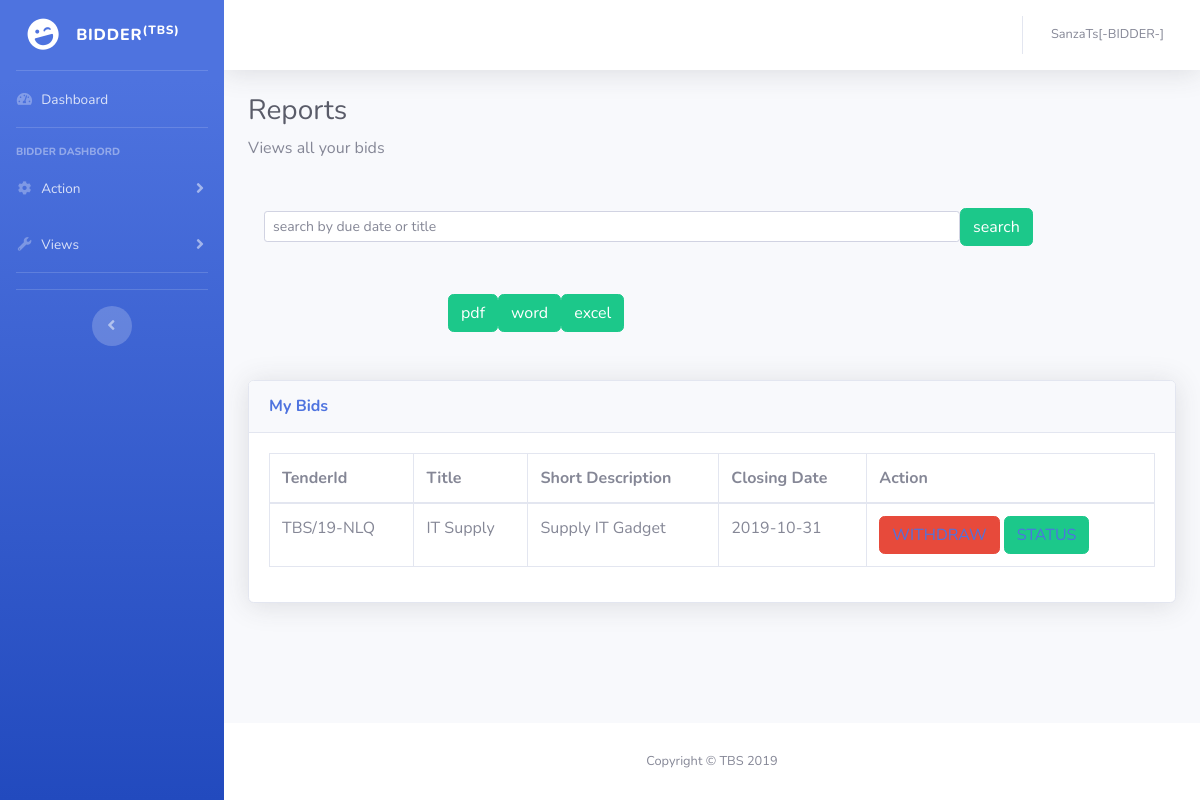
/allbids.php (signed in), run on the app's committed database.
### tables this page shows
CREATE TABLE `tender` (
  `tenderId` varchar(15) NOT NULL,
  `tender_title` varchar(20) NOT NULL,
  `short_description` varchar(50) NOT NULL,
  `full_description` varchar(300) NOT NULL,
  `category` varchar(50) NOT NULL,
  `due_date` varchar(10) NOT NULL,
  `min_budget` double(10,2) NOT NULL,
  `max_budget` double(10,2) NOT NULL,
  `admin_id` int(10) NOT NULL
);

### allbids.php (the view, shortened to what this page needs)
<?php
include("connection.php");
$username = $_SESSION['username'];
?>
<!DOCTYPE html>
<html lang="en">
<head>
  <link href="vendor/fontawesome-free/css/all.min.css" rel="stylesheet" type="text/css">
  <link href="css/sb-admin-2.min.css" rel="stylesheet">
    <link href="vendor/datatables/dataTables.bootstrap4.min.css" rel="stylesheet">
</head>
<body id="page-top">
  <div id="wrapper">
    <ul class="navbar-nav bg-gradient-primary sidebar sidebar-dark accordion" id="accordionSidebar">
      <a class="sidebar-brand d-flex align-items-center justify-content-center" href="bidder.php?id=<?php echo $username; ?>">
        <div class="sidebar-brand-icon rotate-n-15">
          <i class="fas fa-laugh-wink"></i>
        </div>
        <div class="sidebar-brand-text mx-3">BIDDER<sup>(TBS)</sup></div>
      </a>
      <hr class="sidebar-divider my-0">
      <li class="nav-item">
        <a class="nav-link" href="bidder.php">
          <i class="fas fa-fw fa-tachometer-alt"></i>
          <span>Dashboard</span></a>
      </li>
      <hr class="sidebar-divider">
      <div class="sidebar-heading">
       BIDDER DASHBORD
      </div>
      <li class="nav-item">
        <a class="nav-link collapsed" href="#" data-toggle="collapse" data-target="#collapseTwo" aria-expanded="true" aria-controls="collapseTwo">
          <i class="fas fa-fw fa-cog"></i>
          <span>Action</span>
        </a>
      </li>
      <li class="nav-item">
        <a class="nav-link collapsed" href="#" data-toggle="collapse" data-target="#collapseUtilities" aria-expanded="true" aria-controls="collapseUtilities">
          <i class="fas fa-fw fa-wrench"></i>
          <span>Views</span>
        </a>
      </li>
      <hr class="sidebar-divider">
      <hr class="sidebar-divider d-none d-md-block">
      <div class="text-center d-none d-md-inline">
        <button class="rounded-circle border-0" id="sidebarToggle"></button>
      </div>
    </ul>
    <div id="content-wrapper" class="d-flex flex-column">
      <div id="content">
        <nav class="navbar navbar-expand navbar-light bg-white topbar mb-4 static-top shadow">
          <ul class="navbar-nav ml-auto">
            <li class="nav-item dropdown no-arrow">
              <a class="nav-link dropdown-toggle" href="#" id="userDropdown" role="button" data-toggle="dropdown" aria-haspopup="true" aria-expanded="false">
                <span class="mr-2 d-none d-lg-inline text-gray-600 small"><?php echo $username."[-BIDDER-]";  ?></span>
              </a>
            </li>
          </ul>
        </nav>
            <div class="container-fluid">
<h1 class="h3 mb-2 text-gray-800">Reports</h1>
<p class="mb-4">Views all your bids</p>
<br>
<form class="form-inline" method="post" action="allbids.php">
               <input  class="form-control  form-control-sm ml-3 w-75" type="text" name="query" placeholder="search by due date or title" aria-lebel = "search">
               <input class="btn btn-success" type="submit" name="search" value="search">
             </form>
<br>
<br>
<form target="_blank"class="form-inline" method="post" action="allbids.php">
          <input  style="margin-left:200px;"class="btn btn-success" type="submit" name="pdf" value="pdf">
           <input style="align:right;"class="btn btn-success" type="submit" name="word" value="word">
           <input style="align:right;"class="btn btn-success" type="submit" name="excel" value="excel">
    </form>
    <br>
    <br>
<div class="card shadow mb-4">
  <div class="card-header py-3">
    <h6 class="m-0 font-weight-bold text-primary">My Bids</h6>
  </div>
  <div class="card-body">
    <div class="table-responsive">
      <table class="table table-bordered" id="dataTable" width="100%" cellspacing="0">
        <thead>
          <tr>
            <th>TenderId</th>
            <th>Title</th>
            <th>Short Description</th>
            <th>Closing Date</th>
            <th>Action</th>
          </tr>
        </thead>
        <tbody>
          <?php
             $query = " SELECT b.id FROM bidder b,user u WHERE b.user_id = u.id AND u.username = '$username'";
             $rs = mysqli_query($con,$query);
             while($ln = mysqli_fetch_array($rs))
             {
               $cat = $ln['id'];
             }
            if(isset($_POST['search']))
            {
                 $keyword = $_POST['query'];
                  $table = "SELECT t.tenderId,t.tender_title,t.short_description,t.due_date FROM tender t,bid b
                  WHERE b.tender_no = t.tenderId AND  b.bidder_id = $cat
                  AND t.tender_title LIKE '%$keyword%'
                  OR t.tenderId  = '$keyword' LIMIT 1 ";
                  $output = mysqli_query($con,$table) or die(mysqli_error($con));
                  while($row =mysqli_fetch_array($output))
                  {
                    $id = $row['tenderId'];
                    $title = $row['tender_title'];
                    $desc = $row['short_description'];
                    $date = $row['due_date'];
                    ?>
                   <tr>
                  <td><?php echo $id; ?></td>
                  <td><?php echo $title; ?></td>
                  <td><?php echo $desc; ?></td>
                  <td><?php echo $date; ?></td>
                  <td><button type="submit" class="btn btn-danger"  ><a href="cancel.php?id=<?php echo $id; ?>"> WITHDRAW</a></button>
                  <button type="submit" class="btn btn-success" ><a href="status.php?id=<?php echo $id; ?>"> STATUS</a></button></td>
                  </tr>
                  <tr>
              <?php
              }
            }
            else
            {
                $table = "SELECT t.tenderId,t.tender_title,t.short_description,t.due_date FROM tender t,bid b
                WHERE b.tender_no = t.tenderId AND  b.bidder_id = $cat
                 AND DATEDIFF(NOW(),t.due_date) < 0";
                $output = mysqli_query($con,$table) or die(mysqli_error($con));
                while($row =mysqli_fetch_array($output))
                {
                  $id = $row['tenderId'];
                  $title = $row['tender_title'];
                  $desc = $row['short_description'];
                  $date = $row['due_date'];
                  ?>
                       <tr>
                <td><?php echo $id; ?></td>
                <td><?php echo $title; ?></td>
                <td><?php echo $desc; ?></td>
                <td><?php echo $date; ?></td>
                <td><button type="submit" class="btn btn-danger"  ><a href="cancel.php?id=<?php echo $id; ?>"> WITHDRAW</a></button>
                <button type="submit" class="btn btn-success" ><a href="status.php?id=<?php echo $id; ?>"> STATUS</a></button></td>
              </tr>
                  <?php
                }
            }
          ?>
        </tbody>
      </table>
    </div>
  </div>
</div>
</div>
</div>
      <footer class="sticky-footer bg-white">
        <div class="container my-auto">
          <div class="copyright text-center my-auto">
            <span>Copyright &copy; TBS 2019</span>
          </div>
        </div>
      </footer>
    </div>
  </div>
</body>
</html>

### data on the page
tender: tenderId "TBS/19-NLQ", tender_title "IT Supply", short_description "Supply IT Gadget", due_date "2019-10-31"

### other printed values
$username "SanzaTs"
